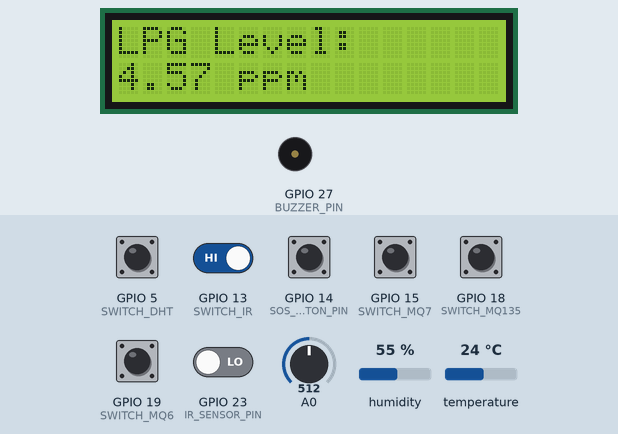
A sketch run on a simulated ESP8266 (NodeMCU). On the bench: 16×2 character LCD, buzzer (waves = sounding). The test bench sets the inputs (shaded band); at power-on: GPIO 5 (SWITCH_DHT), GPIO 13 (SWITCH_IR), GPIO 14 (SOS_BUTTON_PIN), GPIO 15 (SWITCH_MQ7), GPIO 18 (SWITCH_MQ135), GPIO 19 (SWITCH_MQ6) HIGH, GPIO 23 (IR_SENSOR_PIN) LOW, A0 = 512, humidity 55 %, temperature 24 °C. WiFi joins after 1.5 s; servers stay silent unless stated; random numbers use the default seed unless the sketch sets one; what the sketch prints to the serial monitor is not drawn.

Above: at 5.7 s.
5.8 s: GPIO 13 (SWITCH_IR) driven LOW
At 10.5 s:
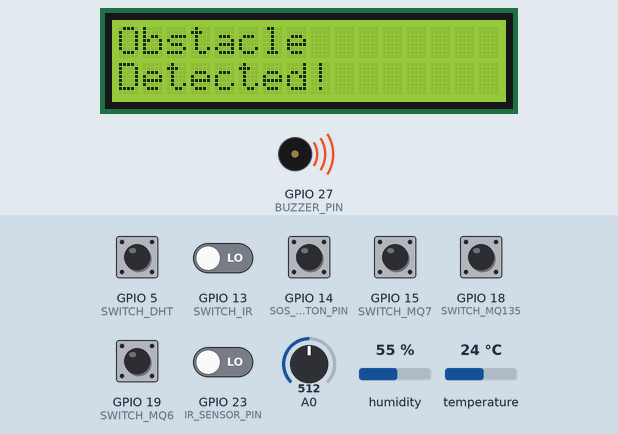
10.6 s: GPIO 5 (SWITCH_DHT) pulled LOW for 1.7 s
At 12.4 s:
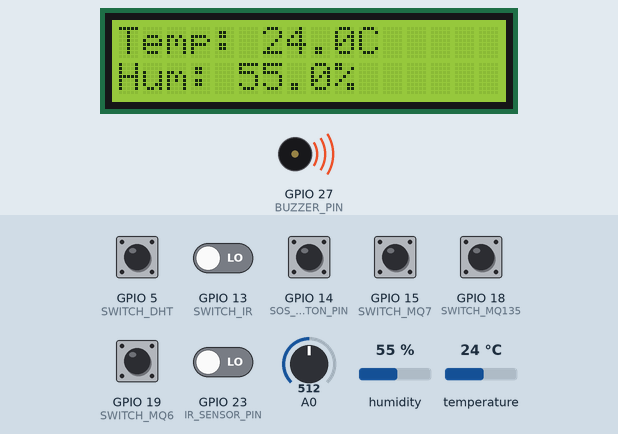
14.3 s: GPIO 15 (SWITCH_MQ7) pulled LOW for 1.7 s
At 17.2 s:
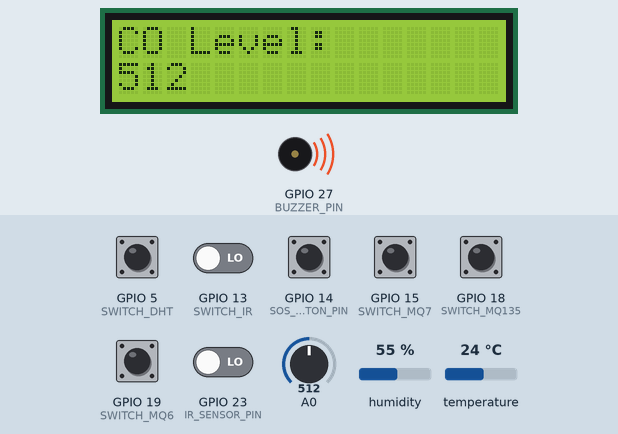
19.2 s: GPIO 23 (IR_SENSOR_PIN) driven HIGH
At 23.6 s:
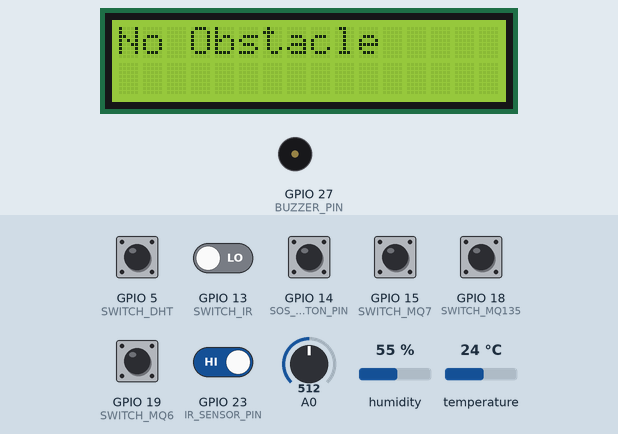
24.0 s: GPIO 18 (SWITCH_MQ135) pulled LOW for 1.7 s
At 25.3 s:
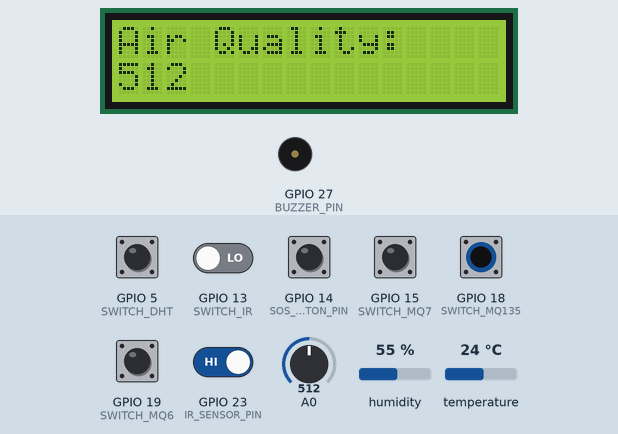
27.2 s: GPIO 14 (SOS_BUTTON_PIN) pulled LOW for 1.7 s
At 29.6 s:
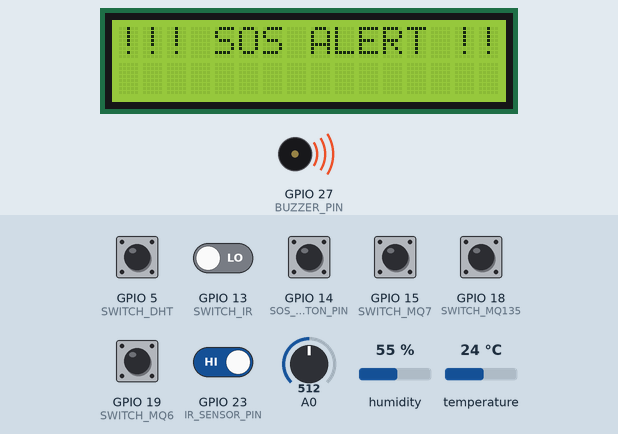
Timing chart, 0 to 34.6 s (numbered marks = the images above; inputs shaded):
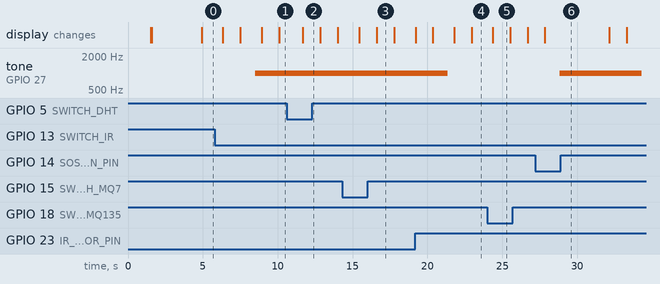

Measured:
- after the input at 5.8 s, tone on GPIO 27 (BUZZER_PIN): silent → 1000 Hz after 2.7 s
- after the input at 19.2 s, tone on GPIO 27 (BUZZER_PIN): 1000 Hz → silent after 2.2 s
- after the input at 27.2 s, tone on GPIO 27 (BUZZER_PIN): silent → 1000 Hz after 1.6 s, → silent 5.5 s later
- what the display in image 3 shows lasts 1.2 s, from 16.6 s to 17.8 s

The sketch:

final_code_for_esp32_with_Sos_and_firebase.ino
```cpp
#include <Arduino.h>
#include <DHT.h>
#include <Wire.h>
#include <LiquidCrystal_I2C.h>

#if defined(ESP32)
  #include <WiFi.h>
#elif defined(ESP8266)
  #include <ESP8266WiFi.h>
#endif

#include <Firebase_ESP_Client.h>

// Firebase helper files
#include "addons/TokenHelper.h"
#include "addons/RTDBHelper.h"

// WiFi and Firebase credentials
#define WIFI_SSID "SPGalaxy"
#define WIFI_PASSWORD "abcd1234"
#define API_KEY "AIzaSyAuolUSQiOFY4n5e176v8jvPUAUp_tSuaI"
#define DATABASE_URL "https://sentinelgaurd-2b108-default-rtdb.asia-southeast1.firebasedatabase.app/"

// Sensor pins
#define DHTPIN 4
#define DHTTYPE DHT22
#define MQ135_PIN 34
#define MQ6_PIN 35
#define MQ7_PIN 32
#define IR_SENSOR_PIN 23
#define BUZZER_PIN 27
#define SOS_BUTTON_PIN 14

// Switch pins
#define SWITCH_DHT 5
#define SWITCH_MQ135 18
#define SWITCH_MQ6 19
#define SWITCH_MQ7 15
#define SWITCH_IR 13

LiquidCrystal_I2C lcd(0x27, 16, 2);
DHT dht(DHTPIN, DHTTYPE);

// Firebase setup
FirebaseData fbdo;
FirebaseAuth auth;
FirebaseConfig config;
bool signupOK = false;

// LCD update tracking
String currentDisplay = "";
unsigned long lastDisplayUpdate = 0;
const unsigned long displayHoldTime = 3000;  // milliseconds

void setupFirebase() {
  config.api_key = API_KEY;
  config.database_url = DATABASE_URL;

  if (Firebase.signUp(&config, &auth, "", "")) {
    Serial.println("Firebase connection successful.");
    signupOK = true;
  } else {
    Serial.printf("Firebase signup failed: %s\n", config.signer.signupError.message.c_str());
  }

  config.token_status_callback = tokenStatusCallback;
  Firebase.begin(&config, &auth);
  Firebase.reconnectWiFi(true);
}

bool sendDataToFirebase(String path, float value) {
  if (Firebase.ready() && signupOK) {
    if (Firebase.RTDB.setFloat(&fbdo, path.c_str(), value)) {
      Serial.println("Sent: " + path + " = " + String(value));
      return true;
    } else {
      Serial.println("Failed to send data. Reason: " + fbdo.errorReason());
    }
  }
  return false;
}

void alarmBuzzer(bool state) {
  if (state) tone(BUZZER_PIN, 1000);
  else noTone(BUZZER_PIN);
}

void updateLCD(String line1, String line2) {
  if ((millis() - lastDisplayUpdate > displayHoldTime) || (line1 + line2 != currentDisplay)) {
    lcd.clear();
    lcd.setCursor(0, 0);
    lcd.print(line1);
    lcd.setCursor(0, 1);
    lcd.print(line2);
    currentDisplay = line1 + line2;
    lastDisplayUpdate = millis();
    delay(1000);  // Adding 1-second delay after LCD update
  }
}

void setup() {
  Serial.begin(115200);
  WiFi.begin(WIFI_SSID, WIFI_PASSWORD);
  Serial.print("Connecting to WiFi");
  while (WiFi.status() != WL_CONNECTED) {
    delay(500);
    Serial.print(".");
  }
  Serial.println("\nWiFi connected.");

  setupFirebase();

  // Initialize pins
  pinMode(SWITCH_DHT, INPUT_PULLUP);
  pinMode(SWITCH_MQ135, INPUT_PULLUP);
  pinMode(SWITCH_MQ6, INPUT_PULLUP);
  pinMode(SWITCH_MQ7, INPUT_PULLUP);
  pinMode(SWITCH_IR, INPUT_PULLUP);
  pinMode(SOS_BUTTON_PIN, INPUT_PULLUP);
  pinMode(IR_SENSOR_PIN, INPUT);
  pinMode(BUZZER_PIN, OUTPUT);

  dht.begin();

  Wire.begin(21, 22);
  lcd.begin(16, 2);
  lcd.backlight();
  lcd.clear();
  updateLCD("System Booting", "Please wait...");
  delay(2000);

  Serial.println("System Ready.");
}

void loop() {
  int switchDHTState = digitalRead(SWITCH_DHT);
  int switchMQ135State = digitalRead(SWITCH_MQ135);
  int switchMQ6State = digitalRead(SWITCH_MQ6);
  int switchMQ7State = digitalRead(SWITCH_MQ7);
  int switchIRState = digitalRead(SWITCH_IR);
  int sosButtonState = digitalRead(SOS_BUTTON_PIN);

  bool alarmTrigger = false;

  // SOS Button
  if (sosButtonState == LOW) {
    updateLCD("!!! SOS ALERT !!!", "");
    alarmBuzzer(true);
    sendDataToFirebase("/sensor/sosAlert", 1);
    delay(3000);  // Hold alert on screen
  } else {
    sendDataToFirebase("/sensor/sosAlert", 0);
  }

  // DHT Sensor
  if (switchDHTState == LOW) {
    float temp = dht.readTemperature();
    float hum = dht.readHumidity();
    if (!isnan(temp) && !isnan(hum)) {
      sendDataToFirebase("/sensor/temperature", temp);
      sendDataToFirebase("/sensor/humidity", hum);
      updateLCD("Temp: " + String(temp, 1) + "C", "Hum: " + String(hum, 1) + "%");
    }
  }

  // MQ135 Sensor
  if (switchMQ135State == LOW) {
    int air = analogRead(MQ135_PIN);
    sendDataToFirebase("/sensor/airQuality", air);
    updateLCD("Air Quality:", String(air));
    if (air > 5000) alarmTrigger = true;
  }

  // MQ6 Sensor

  // Simulate dummy gas level around 5 ppm
  float gas = random(450, 550) / 100.0;  // Generates float between 4.5 and 5.49
  sendDataToFirebase("/sensor/gasLevel", gas);
  updateLCD("LPG Level:", String(gas, 2) + " ppm");

  // MQ7 Sensor
  if (switchMQ7State == LOW) {
    int co = analogRead(MQ7_PIN);
    sendDataToFirebase("/sensor/coLevel", co);
    updateLCD("CO Level:", String(co));
    if (co > 4000) alarmTrigger = true;
  }

  // IR Sensor
  if (switchIRState == LOW) {
    int ir = digitalRead(IR_SENSOR_PIN);
    if (ir == LOW) {
      sendDataToFirebase("/sensor/obstacleDetected", 1);
      updateLCD("Obstacle", "Detected!");
      alarmTrigger = true;
    } else {
      sendDataToFirebase("/sensor/obstacleDetected", 0);
      updateLCD("No Obstacle", "");
    }
  }

  alarmBuzzer(alarmTrigger);

  delay(100);  // Small delay to avoid looping too fast
}
```
